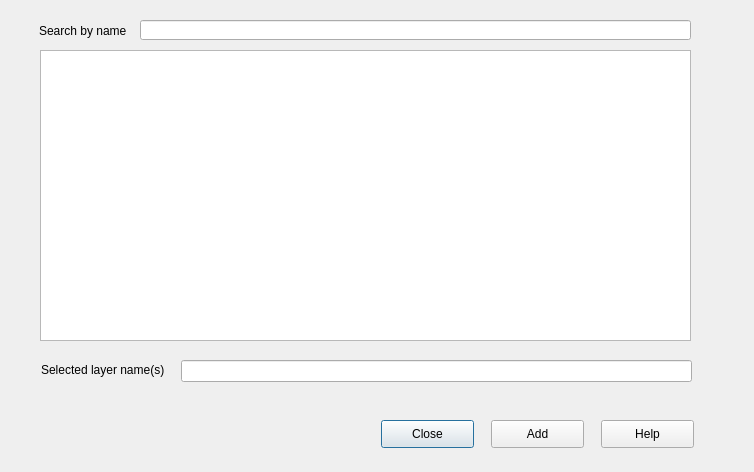
<?xml version="1.0" encoding="UTF-8"?>
<ui version="4.0">
 <class>BhuvanWebServicesDialogBase</class>
 <widget class="QDialog" name="BhuvanWebServicesDialogBase">
  <property name="geometry">
   <rect>
    <x>0</x>
    <y>0</y>
    <width>754</width>
    <height>472</height>
   </rect>
  </property>
  <property name="windowTitle">
   <string>Bhuvan Web Services</string>
  </property>
  <widget class="QPushButton" name="close_button">
   <property name="geometry">
    <rect>
     <x>381</x>
     <y>420</y>
     <width>93</width>
     <height>28</height>
    </rect>
   </property>
   <property name="text">
    <string>Close</string>
   </property>
  </widget>
  <widget class="QPushButton" name="add_button">
   <property name="geometry">
    <rect>
     <x>491</x>
     <y>420</y>
     <width>93</width>
     <height>28</height>
    </rect>
   </property>
   <property name="text">
    <string>Add</string>
   </property>
  </widget>
  <widget class="QPushButton" name="help_button">
   <property name="geometry">
    <rect>
     <x>601</x>
     <y>420</y>
     <width>93</width>
     <height>28</height>
    </rect>
   </property>
   <property name="text">
    <string>Help</string>
   </property>
  </widget>
  <widget class="QLabel" name="layer_label">
   <property name="geometry">
    <rect>
     <x>41</x>
     <y>360</y>
     <width>141</width>
     <height>20</height>
    </rect>
   </property>
   <property name="text">
    <string>Selected layer name(s)</string>
   </property>
  </widget>
  <widget class="QLineEdit" name="layer_name_box">
   <property name="geometry">
    <rect>
     <x>181</x>
     <y>360</y>
     <width>511</width>
     <height>22</height>
    </rect>
   </property>
  </widget>
  <widget class="QTableWidget" name="table_widget">
   <property name="geometry">
    <rect>
     <x>40</x>
     <y>50</y>
     <width>651</width>
     <height>291</height>
    </rect>
   </property>
  </widget>
  <widget class="QLineEdit" name="search_box">
   <property name="geometry">
    <rect>
     <x>140</x>
     <y>20</y>
     <width>551</width>
     <height>20</height>
    </rect>
   </property>
  </widget>
  <widget class="QLabel" name="search_label">
   <property name="geometry">
    <rect>
     <x>39</x>
     <y>20</y>
     <width>101</width>
     <height>21</height>
    </rect>
   </property>
   <property name="text">
    <string>Search by name</string>
   </property>
  </widget>
 </widget>
 <resources/>
 <connections/>
</ui>
